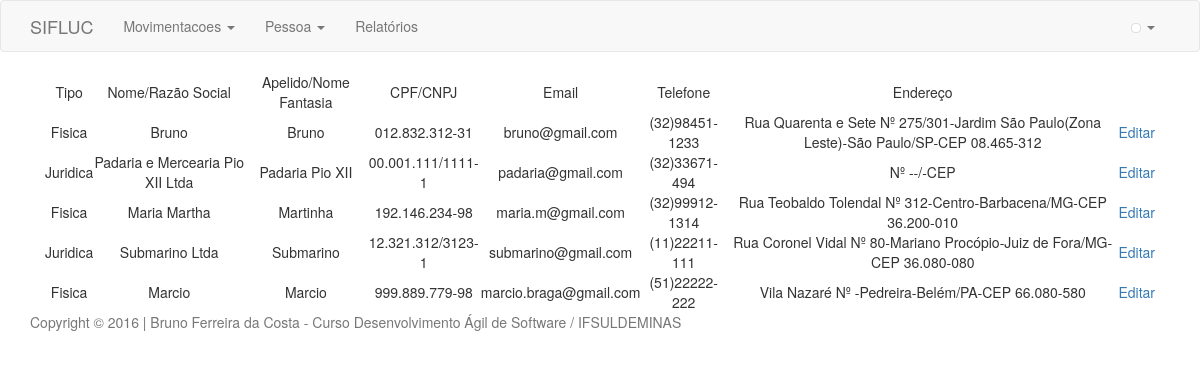
Page /index.php/pessoa on the earlier database version.
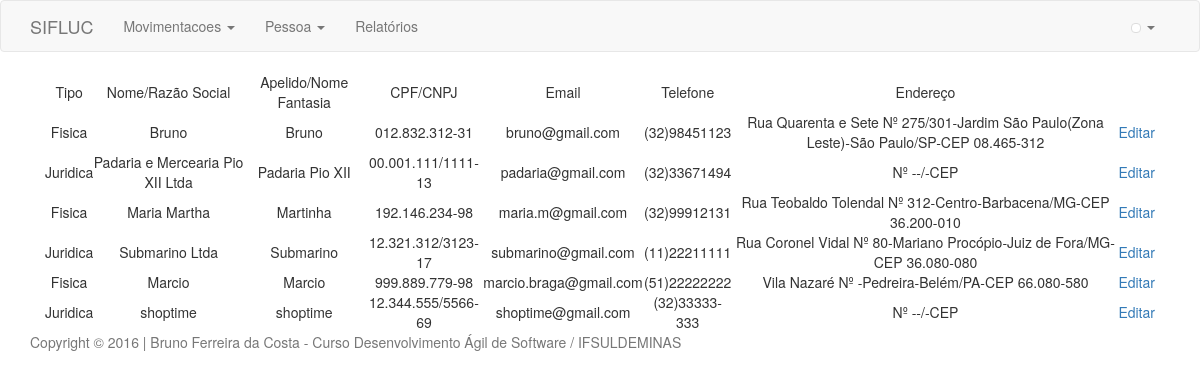
Same page on the later database version.
### tables this page shows
CREATE TABLE IF NOT EXISTS `pessoas` (
  `id` int(11) NOT NULL AUTO_INCREMENT,
  `nome` varchar(100) NOT NULL,
  `apelido` varchar(100) DEFAULT NULL,
  `tipo` set('Fisica','Juridica') DEFAULT NULL,
  `documento` varchar(18) DEFAULT NULL,
  `telefone` varchar(13) DEFAULT NULL,
  `email` varchar(50) DEFAULT NULL,
  `cep` varchar(10) DEFAULT NULL,
  `rua` varchar(100) DEFAULT NULL,
  `numero` varchar(10) DEFAULT NULL,
  `bairro` varchar(50) DEFAULT NULL,
  `cidade` varchar(100) DEFAULT NULL,
  `estado` varchar(2) DEFAULT NULL,
  PRIMARY KEY (`id`),
  UNIQUE KEY `documento` (`documento`),
  UNIQUE KEY `email` (`email`)
);

### application/core/MY_Controller.php (called while the page is built, shortened)
<?php
class MY_Controller extends CI_Controller {
	public function __construct(){
		$this->load->helper('url');
		$this->load->library('session');
	}
	public function render($view, $data = null, $template = null){
		if (!$template){
			$data['user_profile'] = $this->session->userdata('user_profile');
			$this->load->view('templates/header',$data);
			$this->load->view($view,$data);
			$this->load->view('templates/footer');
		} else {
			$this->load->view('templates/header_guest');
			$this->load->view($view,$data);
			$this->load->view('templates/footer');
		}
	}
}

### application/controllers/Pessoa.php (called while the page is built, shortened)
<?php
class Pessoa extends MY_Controller {
    public function index() {
        $this->pessoas();
    }
    public function pessoas() {
        $data['lista'] = $this->ModelPessoa->getPessoas();
        $this->render('pessoa/index', $data);
    }
}

### index.php (called while the page is built, shortened)
<?php
require_once BASEPATH.'core/CodeIgniter.php';

### application/models/ModelPessoa.php (called while the page is built, shortened)
<?php
class ModelPessoa extends CI_Model {
    public function getPessoas($nome = null) {
        $query = $this->db->get(TABELA_PESSOA);
        return $query->result();
    }
}

### application/views/pessoa/index.php (the view, shortened to what this page needs)
<div id="container" class="container text-center">
    <div class="col-md-12">
        <table id="tabela" class="display" cellspacing="0" width="100%">
            <thead>
                <tr>
                    <td>Tipo</td>
                    <td>Nome/Razão Social</td>
                    <td>Apelido/Nome Fantasia</td>
                    <td>CPF/CNPJ</td>
                    <td>Email</td>
                    <td>Telefone</td>
                    <td>Endereço</td>
                    <td></td>
                </tr>
            </thead>
            <tbody>
                <?php foreach ($lista as $registro) { ?>
                    <tr>
                        <td><?php echo $registro->tipo; ?></td>
                        <td><?php echo $registro->nome; ?></td>
                        <td><?php echo $registro->apelido; ?></td>
                        <td><?php echo $registro->documento; ?></td>
                        <td><?php echo $registro->email; ?></td>
                        <td><?php echo $registro->telefone; ?></td>
                        <td><?php echo $registro->rua.' Nº '.$registro->numero.'-'.$registro->bairro.
                                '-'.$registro->cidade.'/'.$registro->estado.'-CEP '.$registro->cep; ?></td>
                        <td><a href="<?php echo site_url('pessoa/cadastro/'.$registro->id);?>">Editar</a></td>
                    </tr>
                <?php } ?>
            </tbody>
        </table>
    </div>
</div>

### application/views/templates/header.php (shortened to what this page needs)
<!DOCTYPE html>
<html lang="pt-br">
    <head>
        <link rel="stylesheet"
              href="<?php echo base_url('includes/bootstrap/bootstrap.min.css'); ?>">
        <link rel="stylesheet"
              href="<?php echo base_url('includes/css/meuestilo.css'); ?>">
        <link rel="stylesheet"
              href="<?php echo base_url('includes/bootstrap/bootstrap-datetimepicker.min.css'); ?>">
        <link rel="stylesheet"
              href="<?php echo base_url('includes/datatable/datatables.min.css'); ?>">
        <link rel="stylesheet"
              href="<?php echo base_url('includes/jquery/jquery-ui.min.css'); ?>">
    </head>
    <body>
        <nav class="navbar navbar-default">
            <div class="container">
                <div class="navbar-header">
                    <a class="navbar-brand" href="<?php echo base_url() ?>">SIFLUC</a>
                </div>
                <div class="collapse navbar-collapse"
                     id="bs-example-navbar-collapse-1">
                    <ul class="nav navbar-nav">
                        <li class="dropdown">
                            <a href="#" class="dropdown-toggle"
                               data-toggle="dropdown" role="button" aria-haspopup="true"
                               aria-expanded="false">Movimentacoes <span class="caret"></span> </a>
                        </li>
                        <li class="dropdown">
                            <a href="#" class="dropdown-toggle"
                               data-toggle="dropdown" role="button" aria-haspopup="true"
                               aria-expanded="false">Pessoa <span class="caret"></span> </a>
                        </li>
                        <li><a
                                href="<?php echo base_url('movimentacoes/relatorios') ?>">Relatórios</a>
                        </li>
                    </ul>
                    <ul class="nav navbar-nav navbar-right">
                        <li class="dropdown"><a href="#" class="dropdown-toggle"
                                                data-toggle="dropdown" role="button" aria-haspopup="true"
                                                aria-expanded="false"> <?php echo $user_profile['nome'] ?><img
                                    class="icone-menor img-thumbnail"
                                    src="<?php echo $user_profile['icone'] ?>"> <span class="caret"></span>
                            </a>
                        </li>
                    </ul>
                </div>
            </div>
        </nav>

### application/views/templates/footer.php (shortened to what this page needs)
<footer class="footer">
<div class="container">
	<p class="text-muted">Copyright © 2016 | Bruno Ferreira da Costa -
		Curso Desenvolvimento Ágil de Software / IFSULDEMINAS</p>
</div>
</footer>
</body>
</html>

Differences in the rows shown:
changed pessoas "Bruno": telefone "(32)98451-1233" → "(32)98451123"
changed pessoas "Padaria e Mercearia Pio XII Ltda": documento "00.001.111/1111-1" → "00.001.111/1111-13"; telefone "(32)33671-494" → "(32)33671494"
changed pessoas "Maria Martha": telefone "(32)99912-1314" → "(32)99912131"
changed pessoas "Submarino Ltda": documento "12.321.312/3123-1" → "12.321.312/3123-17"; telefone "(11)22211-111" → "(11)22211111"
changed pessoas "Marcio": telefone "(51)22222-222" → "(51)22222222"
added pessoas: tipo "Juridica", nome "shoptime", apelido "shoptime", documento "12.344.555/5566-69", email "shoptime@gmail.com", telefone "(32)33333-333"
